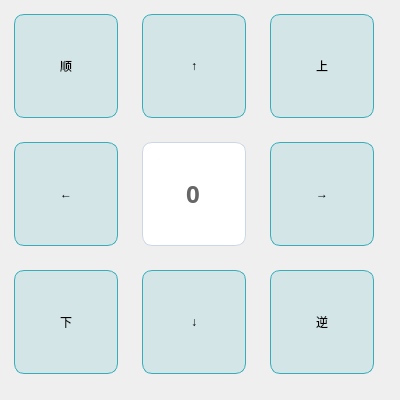
<?xml version="1.0" encoding="UTF-8"?>
<ui version="4.0">
 <class>OperationPanel</class>
 <widget class="QWidget" name="OperationPanel">
  <property name="geometry">
   <rect>
    <x>0</x>
    <y>0</y>
    <width>400</width>
    <height>400</height>
   </rect>
  </property>
  <property name="minimumSize">
   <size>
    <width>400</width>
    <height>400</height>
   </size>
  </property>
  <property name="maximumSize">
   <size>
    <width>400</width>
    <height>400</height>
   </size>
  </property>
  <property name="windowTitle">
   <string>Form</string>
  </property>
  <widget class="QPushButton" name="btn_xsub">
   <property name="geometry">
    <rect>
     <x>270</x>
     <y>142</y>
     <width>104</width>
     <height>104</height>
    </rect>
   </property>
   <property name="minimumSize">
    <size>
     <width>104</width>
     <height>104</height>
    </size>
   </property>
   <property name="maximumSize">
    <size>
     <width>104</width>
     <height>104</height>
    </size>
   </property>
   <property name="styleSheet">
    <string notr="true">QPushButton {
background: rgba(55,173,186,0.15);
border-radius: 10px;
border: 1px solid #37ADBA;
}

QPushButton:enabled {
background: rgba(55,173,186,0.15);
border-radius: 10px;
border: 1px solid #37ADBA;
}

QPushButton:disabled {
background: #F2F7FB;
border-radius: 10px;
}</string>
   </property>
   <property name="text">
    <string>→</string>
   </property>
  </widget>
  <widget class="QPushButton" name="btn_yadd">
   <property name="geometry">
    <rect>
     <x>142</x>
     <y>14</y>
     <width>104</width>
     <height>104</height>
    </rect>
   </property>
   <property name="minimumSize">
    <size>
     <width>104</width>
     <height>104</height>
    </size>
   </property>
   <property name="maximumSize">
    <size>
     <width>104</width>
     <height>104</height>
    </size>
   </property>
   <property name="styleSheet">
    <string notr="true">QPushButton {
background: rgba(55,173,186,0.15);
border-radius: 10px;
border: 1px solid #37ADBA;
}

QPushButton:enabled {
background: rgba(55,173,186,0.15);
border-radius: 10px;
border: 1px solid #37ADBA;
}

QPushButton:disabled {
background: #F2F7FB;
border-radius: 10px;
}</string>
   </property>
   <property name="text">
    <string>↑</string>
   </property>
  </widget>
  <widget class="QPushButton" name="btn_zadd">
   <property name="geometry">
    <rect>
     <x>270</x>
     <y>14</y>
     <width>104</width>
     <height>104</height>
    </rect>
   </property>
   <property name="minimumSize">
    <size>
     <width>104</width>
     <height>104</height>
    </size>
   </property>
   <property name="maximumSize">
    <size>
     <width>104</width>
     <height>104</height>
    </size>
   </property>
   <property name="styleSheet">
    <string notr="true">QPushButton {
background: rgba(55,173,186,0.15);
border-radius: 10px;
border: 1px solid #37ADBA;
}

QPushButton:enabled {
background: rgba(55,173,186,0.15);
border-radius: 10px;
border: 1px solid #37ADBA;
}

QPushButton:disabled {
background: #F2F7FB;
border-radius: 10px;
}</string>
   </property>
   <property name="text">
    <string>上</string>
   </property>
  </widget>
  <widget class="QPushButton" name="btn_zsub">
   <property name="geometry">
    <rect>
     <x>14</x>
     <y>270</y>
     <width>104</width>
     <height>104</height>
    </rect>
   </property>
   <property name="minimumSize">
    <size>
     <width>104</width>
     <height>104</height>
    </size>
   </property>
   <property name="maximumSize">
    <size>
     <width>104</width>
     <height>104</height>
    </size>
   </property>
   <property name="styleSheet">
    <string notr="true">QPushButton {
background: rgba(55,173,186,0.15);
border-radius: 10px;
border: 1px solid #37ADBA;
}

QPushButton:enabled {
background: rgba(55,173,186,0.15);
border-radius: 10px;
border: 1px solid #37ADBA;
}

QPushButton:disabled {
background: #F2F7FB;
border-radius: 10px;
}</string>
   </property>
   <property name="text">
    <string>下</string>
   </property>
  </widget>
  <widget class="QPushButton" name="btn_clockwise">
   <property name="geometry">
    <rect>
     <x>14</x>
     <y>14</y>
     <width>104</width>
     <height>104</height>
    </rect>
   </property>
   <property name="minimumSize">
    <size>
     <width>104</width>
     <height>104</height>
    </size>
   </property>
   <property name="maximumSize">
    <size>
     <width>104</width>
     <height>104</height>
    </size>
   </property>
   <property name="styleSheet">
    <string notr="true">QPushButton {
background: rgba(55,173,186,0.15);
border-radius: 10px;
border: 1px solid #37ADBA;
}

QPushButton:enabled {
background: rgba(55,173,186,0.15);
border-radius: 10px;
border: 1px solid #37ADBA;
}

QPushButton:disabled {
background: #F2F7FB;
border-radius: 10px;
}</string>
   </property>
   <property name="text">
    <string>顺</string>
   </property>
  </widget>
  <widget class="QPushButton" name="btn_ysub">
   <property name="geometry">
    <rect>
     <x>142</x>
     <y>270</y>
     <width>104</width>
     <height>104</height>
    </rect>
   </property>
   <property name="minimumSize">
    <size>
     <width>104</width>
     <height>104</height>
    </size>
   </property>
   <property name="maximumSize">
    <size>
     <width>104</width>
     <height>104</height>
    </size>
   </property>
   <property name="styleSheet">
    <string notr="true">QPushButton {
background: rgba(55,173,186,0.15);
border-radius: 10px;
border: 1px solid #37ADBA;
}

QPushButton:enabled {
background: rgba(55,173,186,0.15);
border-radius: 10px;
border: 1px solid #37ADBA;
}

QPushButton:disabled {
background: #F2F7FB;
border-radius: 10px;
}</string>
   </property>
   <property name="text">
    <string>↓</string>
   </property>
  </widget>
  <widget class="QPushButton" name="btn_xadd">
   <property name="geometry">
    <rect>
     <x>14</x>
     <y>142</y>
     <width>104</width>
     <height>104</height>
    </rect>
   </property>
   <property name="minimumSize">
    <size>
     <width>104</width>
     <height>104</height>
    </size>
   </property>
   <property name="maximumSize">
    <size>
     <width>104</width>
     <height>104</height>
    </size>
   </property>
   <property name="styleSheet">
    <string notr="true">QPushButton {
background: rgba(55,173,186,0.15);
border-radius: 10px;
border: 1px solid #37ADBA;
}

QPushButton:enabled {
background: rgba(55,173,186,0.15);
border-radius: 10px;
border: 1px solid #37ADBA;
}

QPushButton:disabled {
background: #F2F7FB;
border-radius: 10px;
}</string>
   </property>
   <property name="text">
    <string>←</string>
   </property>
  </widget>
  <widget class="QLineEdit" name="edit_input">
   <property name="geometry">
    <rect>
     <x>142</x>
     <y>142</y>
     <width>104</width>
     <height>104</height>
    </rect>
   </property>
   <property name="minimumSize">
    <size>
     <width>104</width>
     <height>104</height>
    </size>
   </property>
   <property name="maximumSize">
    <size>
     <width>104</width>
     <height>104</height>
    </size>
   </property>
   <property name="styleSheet">
    <string notr="true">background: #FFFFFF;
border-radius: 10px;
border: 1px solid #CCD7E5;

font-family: PingFang SC;
font-weight: 500;
font-size: 24px;
color: #666666;
line-height: 34px;</string>
   </property>
   <property name="text">
    <string>0</string>
   </property>
   <property name="alignment">
    <set>Qt::AlignCenter</set>
   </property>
  </widget>
  <widget class="QPushButton" name="btn_anticlockwise">
   <property name="geometry">
    <rect>
     <x>270</x>
     <y>270</y>
     <width>104</width>
     <height>104</height>
    </rect>
   </property>
   <property name="minimumSize">
    <size>
     <width>104</width>
     <height>104</height>
    </size>
   </property>
   <property name="maximumSize">
    <size>
     <width>104</width>
     <height>104</height>
    </size>
   </property>
   <property name="styleSheet">
    <string notr="true">QPushButton {
background: rgba(55,173,186,0.15);
border-radius: 10px;
border: 1px solid #37ADBA;
}

QPushButton:enabled {
background: rgba(55,173,186,0.15);
border-radius: 10px;
border: 1px solid #37ADBA;
}

QPushButton:disabled {
background: #F2F7FB;
border-radius: 10px;
}</string>
   </property>
   <property name="text">
    <string>逆</string>
   </property>
  </widget>
 </widget>
 <resources/>
 <connections/>
</ui>
